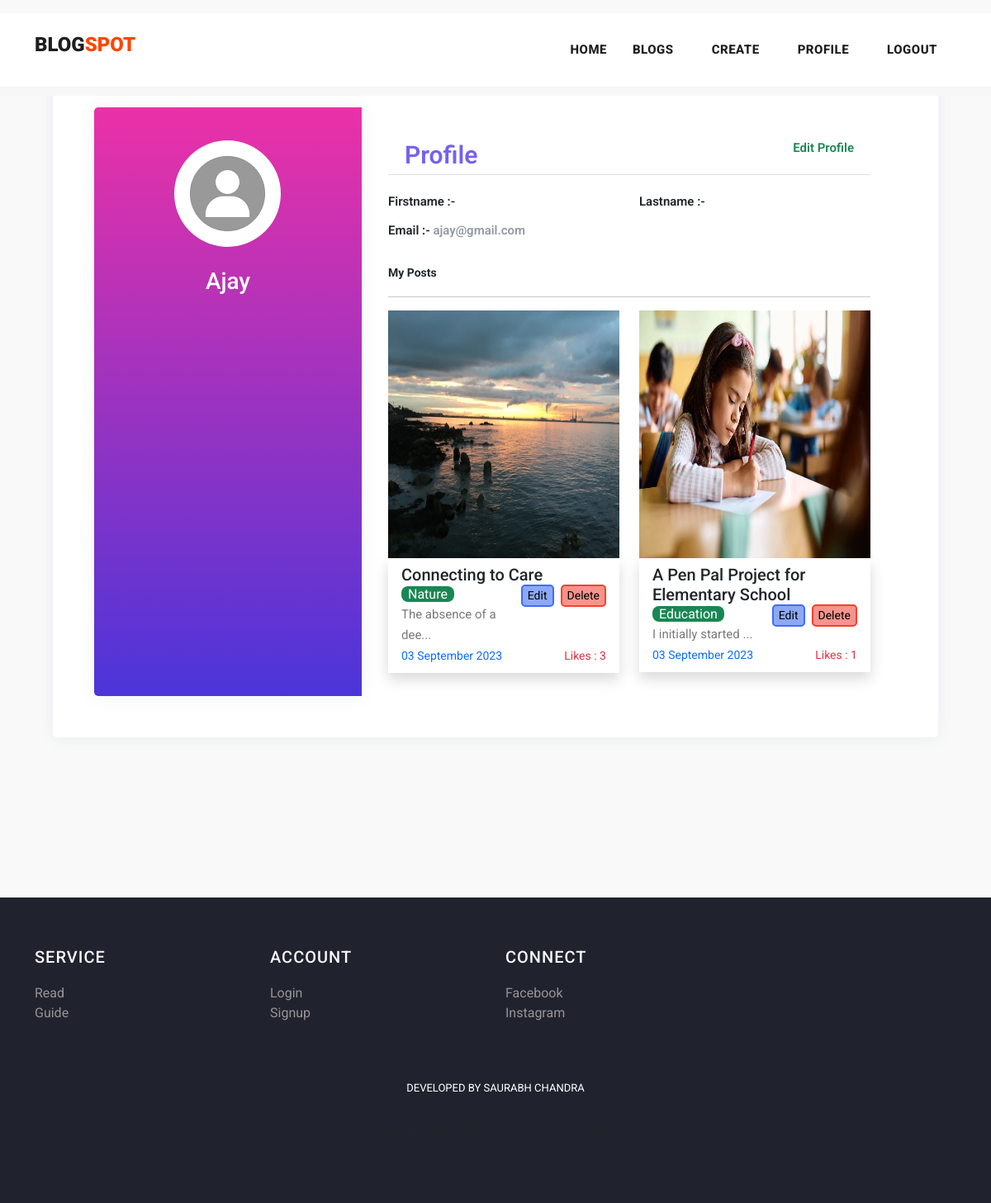
The app's page /profile/10 with its own data.
### myapp/models.py (models this page shows, shortened)
class Post(models.Model):
    postname = models.CharField(max_length=600)
    category = models.CharField(max_length=600)
    image = models.ImageField(upload_to='images/posts',blank=True,null=True)
    content = models.CharField(max_length=100000)
    time = models.CharField(default=time,max_length=100, blank=True)
    likes = models.IntegerField(null=True,blank=True,default=0)
    user = models.ForeignKey(User,on_delete=models.CASCADE)

### myapp/views.py (the view)
# urls.py: path("profile/<int:id>",views.profile,name='profile'),
def profile(request,id):
    return render(request,'profile.html',{
        'user':User.objects.get(id=id),
        'posts':Post.objects.all(),
        'media_url':settings.MEDIA_URL,
    })

### templates/profile.html (shortened to what this page needs)
{% load static %}
<!DOCTYPE html>
<html lang="en">
<head>
    <link href="https://cdn.jsdelivr.net/npm/bootstrap@5.3.0-alpha3/dist/css/bootstrap.min.css" rel="stylesheet"
>
    <link href="{% static 'vendor/bootstrap/css/bootstrap.min.css' %}" rel="stylesheet">
    <link rel="stylesheet" href="https://maxcdn.bootstrapcdn.com/bootstrap/4.0.0/css/bootstrap.min.css">
    <link href="https://cdn.jsdelivr.net/npm/bootstrap@5.3.0-alpha3/dist/css/bootstrap.min.css" rel="stylesheet"
>
    <link rel="stylesheet" href="{% static 'assets/css/fontawesome.css' %}">
    <link rel="stylesheet" href="{% static 'assets/css/templatemo-stand-blog.css' %}">
    <link rel="stylesheet" href="{% static 'assets/css/owl.css' %}">
</head>
<body>
    <header class="">
        <nav class="navbar navbar-expand-lg bg-white">
            <div class="container">
                <a class="navbar-brand" href="index.html">
                    <h2>BLOG<span style="color: orangered;">SPOT</span></h2>
                </a>
                <div class="collapse navbar-collapse" id="navbarResponsive">
                    <ul class="navbar-nav ml-auto">
                        <li>
                            <a class="nav-link" href="{% url 'index' %}">Home
                            </a>
                        </li>
                        <li class="nav-item">
                            <a class="nav-link" href="{% url 'blog' %}">Blogs</a>
                        </li>
                        {% if user.is_authenticated %}
                        <li class="nav-item">
                            <a class="nav-link" href="{% url 'create' %}">Create</a>
                        </li>
                        <li class="nav-item">
                            <a class="nav-link" href="{% url 'profile' user.id %}">Profile</a>
                        </li>
                        <li class="nav-item">
                            <a class="nav-link" href="{% url 'logout' %}">Logout</a>
                        </li>
                        {% else %}
                        <li class="nav-item">
                            <a class="nav-link" href="{% url 'signin' %}">Login</a>
                        </li>
                        {% endif %}
                    </ul>
                </div>
            </div>
        </nav>
    </header>
    <div class="mt-3">
        <div class="page-content page-container p-lg-5 p-0" id="page-content">
            <div class="padding">
                <div class="row d-flex justify-content-center">
                    <div class="col-xl-12 col-md-12" id="card">
                        <div class="card user-card-full">
                            <div class="row m-l-0 m-r-0">
                                <div class="col-sm-4 bg-c-lite-green user-profile">
                                    <div class="card-block text-center text-white">
                                        <div class="m-b-25">
                                            <img src="{% static 'assets/images/user.png' %}" class="img-radius"
                                                alt="User-Profile-Image" style="border-radius: 50%;">
                                        </div>
                                        <h6 class="f-w-800 h3" style="text-transform: capitalize;">{{user.username}}
                                        </h6>
                                    </div>
                                </div>
                                <div class="col-sm-8">
                                    <div class="card-block">
                                        <h6 class="m-b-20 p-b-5 b-b-default f-w-600"
                                            style="font-size: 30px; padding: 20px;  color: #7461f3;">Profile <a
                                                href="{% url 'profileedit' user.id %}"
                                                class="float-right text-decoration-none text-success"
                                                style="font-size: 15px;">Edit Profile</a>
                                        </h6>
                                        <div class="row">
                                            <div class="col-sm-6">
                                                <p class="m-b-10 f-w-600 text-dark">Firstname :-
                                                </p>
                                            </div>
                                            <div class="col-sm-6">
                                                <p class="m-b-10 f-w-600 text-dark">Lastname :-
                                                </p>
                                            </div>
                                            <div class="col-sm-6">
                                                <p class="m-b-10 f-w-600 text-dark">Email :-
                                                    <span class="text-muted f-w-400">{{user.email}}</span>
                                                </p>
                                            </div>
                                        </div>
                                        <p class="small fw-bold pt-3 text-dark">My Posts</p>
                                        <hr>
                                        <div class="row row-cols-lg-2 row-cols-1">
                                            {% for post in posts%}
                                            {% if post.user_id == user.id %}
                                            <div class="col col-lg-6 col-12 mb-2">
                                                <img src="{{media_url}}{{post.image}}" alt="" height="300px"
                                                    width="100%">
                                                <div class="px-3 py-2 shadow">
                                                    <h5>{{post.postname}}</h5>
                                                    <a href="{% url 'deletepost' post.id %}"><button
                                                            class="ms-2 float-right small" type="submit"
                                                            style="border:2px solid rgb(252, 63, 42); border-radius: 5px; background-color: rgb(246, 148, 141);">Delete</button></a>
                                                    <a href="{% url 'editpost' post.id %}"><button
                                                            class="float-right small" type="submit"
                                                            style="border:2px solid rgb(64, 108, 251); border-radius: 5px; background-color: rgb(141, 169, 246);">Edit</button></a>
                                                    <span
                                                        class="text-white bg-success rounded-3 px-2 rounded-2">{{post.category}}</span>
                                                    <p>{{post.content|slice:"0:20"}}...</p>
                                                    <p class="small text-primary">{{post.time}}<span
                                                            class="text-danger float-right">Likes :
                                                            {{post.likes}}</span></p>
                                                </div>
                                            </div>
                                            {% endif %}
                                            {% endfor %}
                                        </div>
                                    </div>
                                </div>
                            </div>
                        </div>
                    </div>
                </div>
            </div>
        </div>
    </div>
    {% include 'footer.html' %}
</body>
</html>

### static/assets/css/templatemo-stand-blog.css (style rules this page uses)
body { font-family: 'Roboto', sans-serif; overflow-x: hidden; text-rendering: optimizeLegibility; -webkit-font-smoothing: antialiased; -moz-osx-font-smoothing: grayscale; }
p { margin-bottom: 0px; font-size: 15px; font-weight: 400; color: #7a7a7a; line-height: 30px; }
a { text-decoration: none!important; }
ul { padding: 0; margin: 0; list-style: none; }
h1,h2,h3,h4,h5,h6 { margin: 0px; }
header { position: absolute; z-index: 99999; width: 100%; height: 100px; background-color: #f7f7f7; -webkit-transition: all 0.3s ease-in-out 0s; -moz-transition: all 0.3s ease-in-out 0s; -o-transition: all 0.3s ease-in-out 0s; transition: all 0.3s ease-in-out 0s; }
header .navbar { padding: 25px 0px; }
.navbar .navbar-brand { float: left; margin-top: -12px; outline: none; }
.navbar .navbar-brand h2 { color: #1e1e1e; text-transform: uppercase; font-size: 24px; font-weight: 900; -webkit-transition: all .3s ease 0s; -moz-transition: all .3s ease 0s; -o-transition: all .3s ease 0s; transition: all .3s ease 0s; }
#navbarResponsive { z-index: 999; }
.navbar-collapse { text-align: center; }
.navbar .navbar-nav .nav-item { margin: 0px 15px; }
.navbar .navbar-nav a.nav-link { text-transform: capitalize; font-size: 15px; font-weight: 800; text-transform: uppercase; letter-spacing: 0.5px; color: #1e1e1e; transition: all 0.3s; }

### templates/profile.html (style rules this page uses)
body { background-color: #f9f9fa; width: 100vw; height: 100vh; }
.padding { padding: 1rem; }
.user-card-full { overflow: hidden; }
.card { border-radius: 5px; -webkit-box-shadow: 0 1px 20px 0 rgba(69, 90, 100, 0.08); box-shadow: 0 1px 20px 0 rgba(69, 90, 100, 0.08); border: none; margin-bottom: 30px; padding: 50px; }
.m-r-0 { margin-right: 0px; }
.m-l-0 { margin-left: 0px; }
.user-card-full .user-profile { border-radius: 5px 0 0 5px; }
.bg-c-lite-green { background: linear-gradient(to top, #4b35d9, #eb31a7); box-shadow: 0 1px 20px 0 rgba(69, 90, 100, 0.08); }
.user-profile { padding: 20px 0; }
.card-block { padding: 1.25rem; }
.m-b-25 { margin-bottom: 25px; }
.img-radius { border-radius: 5px; }
h6 { font-size: 14px; }
.card .card-block p { line-height: 25px; }
.b-b-default { border-bottom: 1px solid #e0e0e0; }
.m-b-20 { margin-bottom: 20px; }
.p-b-5 { padding-bottom: 5px !important; }
.m-b-10 { margin-bottom: 10px; }
.text-muted { color: #919aa3 !important; }
.f-w-600 { font-weight: 600; }

### templates/footer.html (style rules this page uses)
li { text-decoration: none; text-align: left; }
li a { color: rgb(153, 147, 147); }

### records on screen
Post: image (picture), postname "Connecting to Care", category "Nature", content "The absence of a dee", time "03 September 2023", likes "3"
Post: image (picture), postname "A Pen Pal Project for Elementary School", category "Education", content "I initially started", time "03 September 2023", likes "1"

### other values on screen
{{ user.username }} "Ajay"
{{ user.email }} "ajay@gmail.com"
